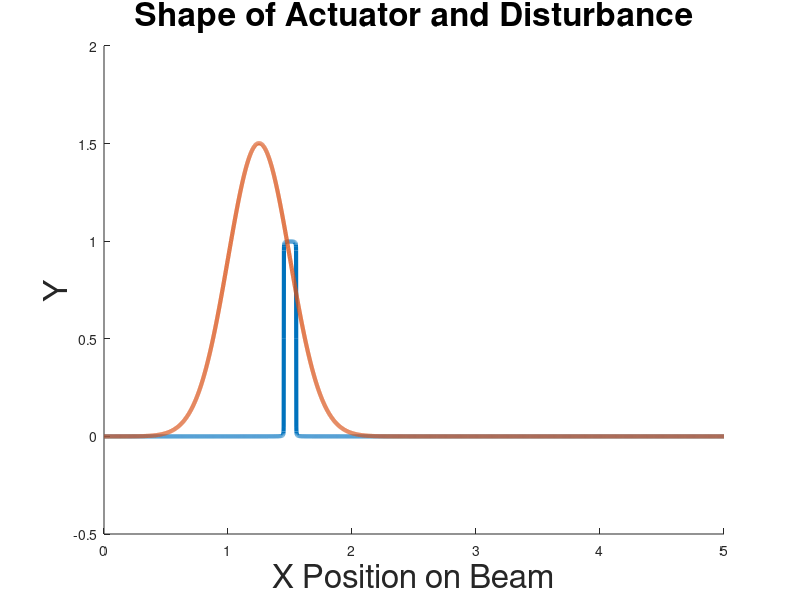

Write MATLAB code to recreate this figure.
clf;clc;clear;
Length            = 5; %0.4573        ;%length
NumNode           = 10000  ;%number of modes
Stiffness         = 0.491; %0.491      ;
MassDensity       = 0.093; %  0.093
DampingVis        = 0.0013;%0.0013     ;
DampingKV         = 0.0000649;%0.00000000000649  ;%0.0000649 
ActLoc            = Length*0.3 ; 
SenLoc            = Length*0.7 ; 
ActWidth          = Length*0.01; % 0.01
SenWidth          = Length*0.01;
StateWeight       = 1          ;%state weight in the cost function
ControlWeight     = 1          ;%control weight in the cost function, must be one for unitary assumpt of zhou for Riccaties page 376
DisturbanceEnergy = 1000          ;
DisturbanceMean   = Length*0.25 ;%disturbance is a gaussian function
DisturbanceVar    = Length*0.05;
DistWeightOnMeasurement = 1    ; % must be one for unitary assumption of zhou page 376
NumLoc            = 100;        

L = Length;
DisturbanceWidth = DisturbanceVar;
dx   = 0.001;
x    = 0:dx:L;

a = zeros(1,NumNode);
for n=1:NumNode
    a(n) = (2/(n*pi))*(cos((n*pi/L)*(ActLoc-ActWidth)) - cos((n*pi/L)*(ActLoc+ActWidth)));
end
sensor = zeros(1,length(x));
for n=1:NumNode
    sensor = sensor + a(n)*sin((n*pi/L)*x);
end

Disutrbance    = exp((-1/2)*((x-DisturbanceMean)/DisturbanceWidth).^2); %Disturbance a normalized gaussian function
Disutrbance    = Disutrbance/(norm(Disutrbance)*sqrt(dx));          %Normalizing L2 norm to one


hold;
plot(x,sensor,'LineWidth',3);
plot(x,Disutrbance,'LineWidth',3);
hold off;
xlabel('X Position on Beam');
ylabel('Y');
title('Shape of Actuator and Disturbance');
set(findall(gcf,'type','text'),'fontSize',24);
